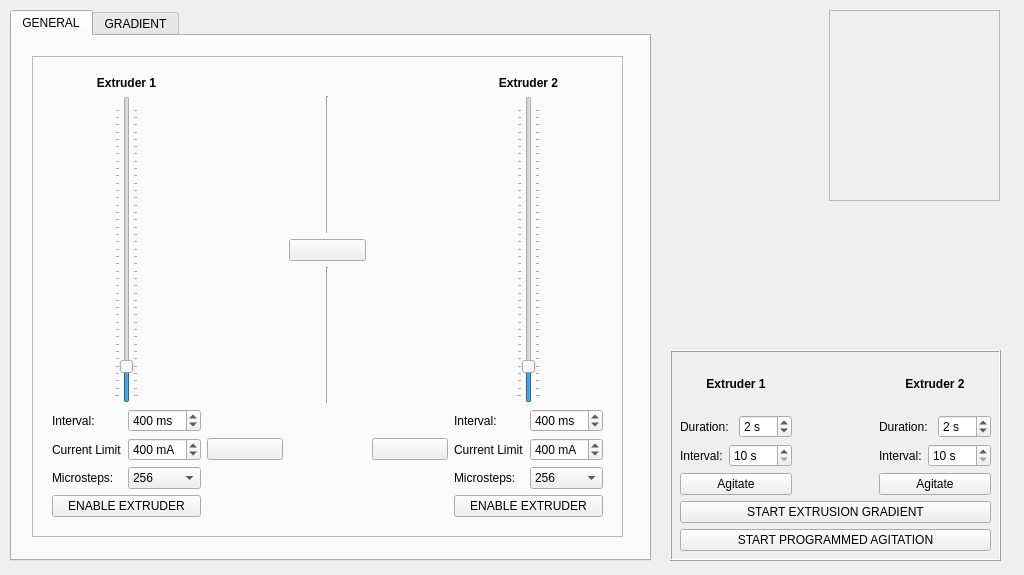
<?xml version="1.0" encoding="UTF-8"?>
<ui version="4.0">
 <class>MainWindow</class>
 <widget class="QMainWindow" name="MainWindow">
  <property name="enabled">
   <bool>true</bool>
  </property>
  <property name="geometry">
   <rect>
    <x>0</x>
    <y>0</y>
    <width>1024</width>
    <height>575</height>
   </rect>
  </property>
  <property name="windowTitle">
   <string>PME Gemini</string>
  </property>
  <property name="windowIcon">
   <iconset>
    <normaloff>../_images/logo_alt.ico</normaloff>../_images/logo_alt.ico</iconset>
  </property>
  <property name="documentMode">
   <bool>false</bool>
  </property>
  <widget class="QWidget" name="centralwidget">
   <widget class="QLabel" name="Image_Frame">
    <property name="geometry">
     <rect>
      <x>829</x>
      <y>10</y>
      <width>171</width>
      <height>191</height>
     </rect>
    </property>
    <property name="toolTip">
     <string/>
    </property>
    <property name="frameShape">
     <enum>QFrame::StyledPanel</enum>
    </property>
    <property name="frameShadow">
     <enum>QFrame::Sunken</enum>
    </property>
    <property name="lineWidth">
     <number>3</number>
    </property>
    <property name="text">
     <string/>
    </property>
    <property name="pixmap">
     <pixmap>../_images/Background.png</pixmap>
    </property>
    <property name="scaledContents">
     <bool>true</bool>
    </property>
   </widget>
   <widget class="QTabWidget" name="tabWidget">
    <property name="enabled">
     <bool>true</bool>
    </property>
    <property name="geometry">
     <rect>
      <x>10</x>
      <y>10</y>
      <width>641</width>
      <height>551</height>
     </rect>
    </property>
    <property name="currentIndex">
     <number>0</number>
    </property>
    <widget class="QWidget" name="Frame_tab">
     <attribute name="title">
      <string>GENERAL</string>
     </attribute>
     <widget class="QFrame" name="frame">
      <property name="geometry">
       <rect>
        <x>20</x>
        <y>20</y>
        <width>591</width>
        <height>481</height>
       </rect>
      </property>
      <property name="frameShape">
       <enum>QFrame::StyledPanel</enum>
      </property>
      <property name="frameShadow">
       <enum>QFrame::Raised</enum>
      </property>
      <widget class="QWidget" name="gridLayoutWidget">
       <property name="geometry">
        <rect>
         <x>20</x>
         <y>20</y>
         <width>551</width>
         <height>441</height>
        </rect>
       </property>
       <layout class="QGridLayout" name="gridLayout_3">
        <item row="0" column="4">
         <widget class="QLabel" name="ex2_label">
          <property name="text">
           <string>&lt;html&gt;&lt;head/&gt;&lt;body&gt;&lt;p align=&quot;center&quot;&gt;&lt;span style=&quot; font-weight:700;&quot;&gt;Extruder 2&lt;/span&gt;&lt;/p&gt;&lt;/body&gt;&lt;/html&gt;</string>
          </property>
         </widget>
        </item>
        <item row="1" column="4" alignment="Qt::AlignHCenter">
         <widget class="QSlider" name="ex2_verticalSlider">
          <property name="minimum">
           <number>10</number>
          </property>
          <property name="maximum">
           <number>4000</number>
          </property>
          <property name="singleStep">
           <number>1</number>
          </property>
          <property name="pageStep">
           <number>2</number>
          </property>
          <property name="value">
           <number>400</number>
          </property>
          <property name="sliderPosition">
           <number>400</number>
          </property>
          <property name="tracking">
           <bool>true</bool>
          </property>
          <property name="orientation">
           <enum>Qt::Vertical</enum>
          </property>
          <property name="tickPosition">
           <enum>QSlider::TicksBothSides</enum>
          </property>
          <property name="tickInterval">
           <number>100</number>
          </property>
         </widget>
        </item>
        <item row="4" column="3">
         <widget class="QPushButton" name="ex2Reverse_pushButton">
          <property name="toolTip">
           <string>Reverse rotation direction</string>
          </property>
          <property name="text">
           <string/>
          </property>
          <property name="icon">
           <iconset>
            <normaloff>../_images/Forward.png</normaloff>../_images/Forward.png</iconset>
          </property>
          <property name="iconSize">
           <size>
            <width>20</width>
            <height>20</height>
           </size>
          </property>
         </widget>
        </item>
        <item row="4" column="4">
         <layout class="QGridLayout" name="gridLayout_4">
          <item row="2" column="0">
           <widget class="QLabel" name="label_4">
            <property name="text">
             <string>Microsteps:</string>
            </property>
           </widget>
          </item>
          <item row="0" column="1">
           <widget class="QSpinBox" name="ex2General_spinBox">
            <property name="alignment">
             <set>Qt::AlignLeading|Qt::AlignLeft|Qt::AlignVCenter</set>
            </property>
            <property name="suffix">
             <string> ms</string>
            </property>
            <property name="minimum">
             <number>10</number>
            </property>
            <property name="maximum">
             <number>4000</number>
            </property>
            <property name="value">
             <number>400</number>
            </property>
           </widget>
          </item>
          <item row="0" column="0">
           <widget class="QLabel" name="label_3">
            <property name="text">
             <string>Interval:</string>
            </property>
           </widget>
          </item>
          <item row="2" column="1">
           <widget class="QComboBox" name="ex2General_comboBox">
            <property name="currentIndex">
             <number>7</number>
            </property>
            <property name="sizeAdjustPolicy">
             <enum>QComboBox::AdjustToContentsOnFirstShow</enum>
            </property>
            <item>
             <property name="text">
              <string>2</string>
             </property>
            </item>
            <item>
             <property name="text">
              <string>4</string>
             </property>
            </item>
            <item>
             <property name="text">
              <string>8</string>
             </property>
            </item>
            <item>
             <property name="text">
              <string>16</string>
             </property>
            </item>
            <item>
             <property name="text">
              <string>32</string>
             </property>
            </item>
            <item>
             <property name="text">
              <string>64</string>
             </property>
            </item>
            <item>
             <property name="text">
              <string>128</string>
             </property>
            </item>
            <item>
             <property name="text">
              <string>256</string>
             </property>
            </item>
           </widget>
          </item>
          <item row="1" column="0">
           <widget class="QLabel" name="label_23">
            <property name="text">
             <string>Current Limit</string>
            </property>
           </widget>
          </item>
          <item row="1" column="1">
           <widget class="QSpinBox" name="ex2Current_spinBox">
            <property name="suffix">
             <string> mA</string>
            </property>
            <property name="minimum">
             <number>100</number>
            </property>
            <property name="maximum">
             <number>800</number>
            </property>
            <property name="singleStep">
             <number>50</number>
            </property>
            <property name="value">
             <number>400</number>
            </property>
           </widget>
          </item>
         </layout>
        </item>
        <item row="5" column="0">
         <widget class="QPushButton" name="ex1Enable_pushButton">
          <property name="toolTip">
           <string>Enable or disable motor driver</string>
          </property>
          <property name="text">
           <string>ENABLE EXTRUDER</string>
          </property>
         </widget>
        </item>
        <item row="5" column="4">
         <widget class="QPushButton" name="ex2Enable_pushButton">
          <property name="toolTip">
           <string>Enable or disable motor driver</string>
          </property>
          <property name="text">
           <string>ENABLE EXTRUDER</string>
          </property>
         </widget>
        </item>
        <item row="4" column="0">
         <layout class="QGridLayout" name="gridLayout_2">
          <item row="0" column="0">
           <widget class="QLabel" name="label">
            <property name="text">
             <string>Interval:</string>
            </property>
           </widget>
          </item>
          <item row="0" column="1">
           <widget class="QSpinBox" name="ex1General_spinBox">
            <property name="alignment">
             <set>Qt::AlignLeading|Qt::AlignLeft|Qt::AlignVCenter</set>
            </property>
            <property name="suffix">
             <string> ms</string>
            </property>
            <property name="minimum">
             <number>10</number>
            </property>
            <property name="maximum">
             <number>4000</number>
            </property>
            <property name="value">
             <number>400</number>
            </property>
           </widget>
          </item>
          <item row="2" column="0">
           <widget class="QLabel" name="label_2">
            <property name="text">
             <string>Microsteps:</string>
            </property>
           </widget>
          </item>
          <item row="2" column="1">
           <widget class="QComboBox" name="ex1General_comboBox">
            <property name="currentIndex">
             <number>7</number>
            </property>
            <item>
             <property name="text">
              <string>2</string>
             </property>
            </item>
            <item>
             <property name="text">
              <string>4</string>
             </property>
            </item>
            <item>
             <property name="text">
              <string>8</string>
             </property>
            </item>
            <item>
             <property name="text">
              <string>16</string>
             </property>
            </item>
            <item>
             <property name="text">
              <string>32</string>
             </property>
            </item>
            <item>
             <property name="text">
              <string>64</string>
             </property>
            </item>
            <item>
             <property name="text">
              <string>128</string>
             </property>
            </item>
            <item>
             <property name="text">
              <string>256</string>
             </property>
            </item>
           </widget>
          </item>
          <item row="1" column="0">
           <widget class="QLabel" name="label_22">
            <property name="text">
             <string>Current Limit</string>
            </property>
           </widget>
          </item>
          <item row="1" column="1">
           <widget class="QSpinBox" name="ex1Current_spinBox">
            <property name="suffix">
             <string> mA</string>
            </property>
            <property name="minimum">
             <number>100</number>
            </property>
            <property name="maximum">
             <number>800</number>
            </property>
            <property name="singleStep">
             <number>50</number>
            </property>
            <property name="value">
             <number>400</number>
            </property>
           </widget>
          </item>
         </layout>
        </item>
        <item row="0" column="0">
         <widget class="QLabel" name="ex1_label">
          <property name="text">
           <string>&lt;html&gt;&lt;head/&gt;&lt;body&gt;&lt;p align=&quot;center&quot;&gt;&lt;span style=&quot; font-weight:700;&quot;&gt;Extruder 1&lt;/span&gt;&lt;/p&gt;&lt;/body&gt;&lt;/html&gt;</string>
          </property>
         </widget>
        </item>
        <item row="1" column="0" alignment="Qt::AlignHCenter">
         <widget class="QSlider" name="ex1_verticalSlider">
          <property name="minimum">
           <number>10</number>
          </property>
          <property name="maximum">
           <number>4000</number>
          </property>
          <property name="singleStep">
           <number>1</number>
          </property>
          <property name="pageStep">
           <number>2</number>
          </property>
          <property name="value">
           <number>400</number>
          </property>
          <property name="sliderPosition">
           <number>400</number>
          </property>
          <property name="tracking">
           <bool>true</bool>
          </property>
          <property name="orientation">
           <enum>Qt::Vertical</enum>
          </property>
          <property name="tickPosition">
           <enum>QSlider::TicksBothSides</enum>
          </property>
          <property name="tickInterval">
           <number>100</number>
          </property>
         </widget>
        </item>
        <item row="4" column="1">
         <widget class="QPushButton" name="ex1Reverse_pushButton">
          <property name="toolTip">
           <string>Reverse rotation direction</string>
          </property>
          <property name="text">
           <string/>
          </property>
          <property name="icon">
           <iconset>
            <normaloff>../_images/Forward.png</normaloff>../_images/Forward.png</iconset>
          </property>
          <property name="iconSize">
           <size>
            <width>20</width>
            <height>20</height>
           </size>
          </property>
         </widget>
        </item>
        <item row="1" column="2">
         <layout class="QVBoxLayout" name="verticalLayout_2">
          <item alignment="Qt::AlignHCenter">
           <widget class="Line" name="line_2">
            <property name="orientation">
             <enum>Qt::Vertical</enum>
            </property>
           </widget>
          </item>
          <item>
           <widget class="QPushButton" name="link_pushButton">
            <property name="toolTip">
             <string>Sync or desync motor controls</string>
            </property>
            <property name="text">
             <string/>
            </property>
            <property name="icon">
             <iconset>
              <normaloff>../_images/Link.png</normaloff>../_images/Link.png</iconset>
            </property>
            <property name="iconSize">
             <size>
              <width>30</width>
              <height>30</height>
             </size>
            </property>
            <property name="checkable">
             <bool>false</bool>
            </property>
           </widget>
          </item>
          <item alignment="Qt::AlignHCenter">
           <widget class="Line" name="line">
            <property name="orientation">
             <enum>Qt::Vertical</enum>
            </property>
           </widget>
          </item>
         </layout>
        </item>
       </layout>
      </widget>
     </widget>
    </widget>
    <widget class="QWidget" name="Imaging_tab">
     <attribute name="title">
      <string>GRADIENT</string>
     </attribute>
     <widget class="QFrame" name="frame_3">
      <property name="geometry">
       <rect>
        <x>20</x>
        <y>20</y>
        <width>591</width>
        <height>481</height>
       </rect>
      </property>
      <property name="frameShape">
       <enum>QFrame::StyledPanel</enum>
      </property>
      <property name="frameShadow">
       <enum>QFrame::Raised</enum>
      </property>
      <widget class="QWidget" name="gridLayoutWidget_4">
       <property name="geometry">
        <rect>
         <x>20</x>
         <y>230</y>
         <width>551</width>
         <height>231</height>
        </rect>
       </property>
       <layout class="QGridLayout" name="gridLayout_5">
        <item row="1" column="0">
         <layout class="QGridLayout" name="gridLayout_6">
          <item row="3" column="1">
           <widget class="QSpinBox" name="ex1Duration_spinBox">
            <property name="suffix">
             <string> min</string>
            </property>
            <property name="minimum">
             <number>10</number>
            </property>
            <property name="maximum">
             <number>10000</number>
            </property>
            <property name="singleStep">
             <number>1</number>
            </property>
           </widget>
          </item>
          <item row="1" column="1">
           <widget class="QSpinBox" name="ex1Initial_spinBox">
            <property name="suffix">
             <string> ms</string>
            </property>
            <property name="minimum">
             <number>10</number>
            </property>
            <property name="maximum">
             <number>4000</number>
            </property>
            <property name="value">
             <number>200</number>
            </property>
           </widget>
          </item>
          <item row="2" column="1">
           <widget class="QSpinBox" name="ex1Final_spinBox">
            <property name="suffix">
             <string> ms</string>
            </property>
            <property name="minimum">
             <number>10</number>
            </property>
            <property name="maximum">
             <number>4000</number>
            </property>
            <property name="value">
             <number>400</number>
            </property>
           </widget>
          </item>
          <item row="0" column="1">
           <widget class="QLCDNumber" name="ex1_lcdNumber">
            <property name="enabled">
             <bool>true</bool>
            </property>
            <property name="segmentStyle">
             <enum>QLCDNumber::Filled</enum>
            </property>
            <property name="value" stdset="0">
             <double>200.000000000000000</double>
            </property>
            <property name="intValue" stdset="0">
             <number>200</number>
            </property>
           </widget>
          </item>
          <item row="0" column="0">
           <widget class="QLabel" name="label_14">
            <property name="text">
             <string>Current Interval</string>
            </property>
           </widget>
          </item>
          <item row="2" column="0">
           <widget class="QLabel" name="label_8">
            <property name="text">
             <string>Final Interval</string>
            </property>
           </widget>
          </item>
          <item row="3" column="0">
           <widget class="QLabel" name="label_9">
            <property name="text">
             <string>Print Duration</string>
            </property>
           </widget>
          </item>
          <item row="1" column="0">
           <widget class="QLabel" name="label_7">
            <property name="text">
             <string>Initial Interval</string>
            </property>
           </widget>
          </item>
         </layout>
        </item>
        <item row="1" column="1" alignment="Qt::AlignHCenter">
         <widget class="Line" name="line_3">
          <property name="orientation">
           <enum>Qt::Vertical</enum>
          </property>
         </widget>
        </item>
        <item row="1" column="2">
         <layout class="QGridLayout" name="gridLayout_7">
          <item row="1" column="0">
           <widget class="QLabel" name="label_11">
            <property name="text">
             <string>Initial Interval</string>
            </property>
           </widget>
          </item>
          <item row="2" column="0">
           <widget class="QLabel" name="label_12">
            <property name="text">
             <string>Final Interval</string>
            </property>
           </widget>
          </item>
          <item row="1" column="1">
           <widget class="QSpinBox" name="ex2Initial_spinBox">
            <property name="suffix">
             <string> ms</string>
            </property>
            <property name="minimum">
             <number>10</number>
            </property>
            <property name="maximum">
             <number>4000</number>
            </property>
            <property name="value">
             <number>400</number>
            </property>
           </widget>
          </item>
          <item row="2" column="1">
           <widget class="QSpinBox" name="ex2Final_spinBox">
            <property name="suffix">
             <string> ms</string>
            </property>
            <property name="minimum">
             <number>10</number>
            </property>
            <property name="maximum">
             <number>4000</number>
            </property>
            <property name="value">
             <number>200</number>
            </property>
           </widget>
          </item>
          <item row="3" column="1">
           <widget class="QSpinBox" name="ex2Duration_spinBox">
            <property name="suffix">
             <string> min</string>
            </property>
            <property name="minimum">
             <number>10</number>
            </property>
            <property name="maximum">
             <number>10000</number>
            </property>
           </widget>
          </item>
          <item row="3" column="0">
           <widget class="QLabel" name="label_13">
            <property name="text">
             <string>Print Duration</string>
            </property>
           </widget>
          </item>
          <item row="0" column="1">
           <widget class="QLCDNumber" name="ex2_lcdNumber">
            <property name="enabled">
             <bool>true</bool>
            </property>
            <property name="value" stdset="0">
             <double>400.000000000000000</double>
            </property>
            <property name="intValue" stdset="0">
             <number>400</number>
            </property>
           </widget>
          </item>
          <item row="0" column="0">
           <widget class="QLabel" name="label_10">
            <property name="text">
             <string>Current Interval</string>
            </property>
           </widget>
          </item>
         </layout>
        </item>
        <item row="0" column="1">
         <spacer name="horizontalSpacer">
          <property name="orientation">
           <enum>Qt::Horizontal</enum>
          </property>
          <property name="sizeHint" stdset="0">
           <size>
            <width>40</width>
            <height>20</height>
           </size>
          </property>
         </spacer>
        </item>
        <item row="0" column="2">
         <widget class="QLabel" name="label_6">
          <property name="text">
           <string>&lt;html&gt;&lt;head/&gt;&lt;body&gt;&lt;p align=&quot;center&quot;&gt;&lt;span style=&quot; font-weight:700;&quot;&gt;Extruder 2&lt;/span&gt;&lt;/p&gt;&lt;/body&gt;&lt;/html&gt;</string>
          </property>
         </widget>
        </item>
        <item row="0" column="0">
         <widget class="QLabel" name="label_5">
          <property name="text">
           <string>&lt;html&gt;&lt;head/&gt;&lt;body&gt;&lt;p align=&quot;center&quot;&gt;&lt;span style=&quot; font-weight:700;&quot;&gt;Extruder 1&lt;/span&gt;&lt;/p&gt;&lt;/body&gt;&lt;/html&gt;</string>
          </property>
         </widget>
        </item>
       </layout>
      </widget>
      <widget class="QLabel" name="label_21">
       <property name="geometry">
        <rect>
         <x>140</x>
         <y>10</y>
         <width>320</width>
         <height>240</height>
        </rect>
       </property>
       <property name="text">
        <string/>
       </property>
       <property name="pixmap">
        <pixmap>../_images/Feedscrew_Receptacle.png</pixmap>
       </property>
       <property name="scaledContents">
        <bool>true</bool>
       </property>
      </widget>
     </widget>
    </widget>
   </widget>
   <widget class="QFrame" name="frame_2">
    <property name="geometry">
     <rect>
      <x>670</x>
      <y>350</y>
      <width>331</width>
      <height>211</height>
     </rect>
    </property>
    <property name="frameShape">
     <enum>QFrame::Box</enum>
    </property>
    <property name="frameShadow">
     <enum>QFrame::Raised</enum>
    </property>
    <widget class="QWidget" name="verticalLayoutWidget_3">
     <property name="geometry">
      <rect>
       <x>10</x>
       <y>10</y>
       <width>311</width>
       <height>191</height>
      </rect>
     </property>
     <layout class="QVBoxLayout" name="verticalLayout_3">
      <item>
       <layout class="QGridLayout" name="gridLayout_8">
        <item row="0" column="1">
         <spacer name="horizontalSpacer_2">
          <property name="orientation">
           <enum>Qt::Horizontal</enum>
          </property>
          <property name="sizeHint" stdset="0">
           <size>
            <width>40</width>
            <height>20</height>
           </size>
          </property>
         </spacer>
        </item>
        <item row="1" column="3">
         <layout class="QVBoxLayout" name="verticalLayout_5">
          <item>
           <layout class="QHBoxLayout" name="horizontalLayout_3">
            <item>
             <widget class="QLabel" name="label_18">
              <property name="text">
               <string>Duration:</string>
              </property>
             </widget>
            </item>
            <item>
             <widget class="QSpinBox" name="ex2AgitateDuration_spinBox">
              <property name="suffix">
               <string> s</string>
              </property>
              <property name="minimum">
               <number>1</number>
              </property>
              <property name="maximum">
               <number>10</number>
              </property>
              <property name="singleStep">
               <number>1</number>
              </property>
              <property name="value">
               <number>2</number>
              </property>
             </widget>
            </item>
           </layout>
          </item>
          <item>
           <layout class="QHBoxLayout" name="horizontalLayout_5">
            <item>
             <widget class="QLabel" name="label_20">
              <property name="text">
               <string>Interval:</string>
              </property>
             </widget>
            </item>
            <item>
             <widget class="QSpinBox" name="ex2AgitateInterval_spinBox">
              <property name="suffix">
               <string> s</string>
              </property>
              <property name="minimum">
               <number>10</number>
              </property>
              <property name="maximum">
               <number>1000</number>
              </property>
             </widget>
            </item>
           </layout>
          </item>
          <item>
           <widget class="QPushButton" name="ex2Agitate_pushButton">
            <property name="text">
             <string>Agitate</string>
            </property>
           </widget>
          </item>
         </layout>
        </item>
        <item row="0" column="0">
         <widget class="QLabel" name="label_15">
          <property name="text">
           <string>&lt;html&gt;&lt;head/&gt;&lt;body&gt;&lt;p align=&quot;center&quot;&gt;&lt;span style=&quot; font-weight:700;&quot;&gt;Extruder 1&lt;/span&gt;&lt;/p&gt;&lt;/body&gt;&lt;/html&gt;</string>
          </property>
         </widget>
        </item>
        <item row="1" column="0">
         <layout class="QVBoxLayout" name="verticalLayout_4">
          <item>
           <layout class="QHBoxLayout" name="horizontalLayout_2">
            <item>
             <widget class="QLabel" name="label_17">
              <property name="text">
               <string>Duration:</string>
              </property>
             </widget>
            </item>
            <item>
             <widget class="QSpinBox" name="ex1AgitateDuration_spinBox">
              <property name="suffix">
               <string> s</string>
              </property>
              <property name="minimum">
               <number>1</number>
              </property>
              <property name="maximum">
               <number>10</number>
              </property>
              <property name="value">
               <number>2</number>
              </property>
             </widget>
            </item>
           </layout>
          </item>
          <item>
           <layout class="QHBoxLayout" name="horizontalLayout_4">
            <item>
             <widget class="QLabel" name="label_19">
              <property name="text">
               <string>Interval:</string>
              </property>
             </widget>
            </item>
            <item>
             <widget class="QSpinBox" name="ex1AgitateInterval_spinBox">
              <property name="suffix">
               <string> s</string>
              </property>
              <property name="minimum">
               <number>10</number>
              </property>
              <property name="maximum">
               <number>1000</number>
              </property>
             </widget>
            </item>
           </layout>
          </item>
          <item>
           <widget class="QPushButton" name="ex1Agitate_pushButton">
            <property name="text">
             <string>Agitate</string>
            </property>
           </widget>
          </item>
         </layout>
        </item>
        <item row="0" column="3">
         <widget class="QLabel" name="label_16">
          <property name="text">
           <string>&lt;html&gt;&lt;head/&gt;&lt;body&gt;&lt;p align=&quot;center&quot;&gt;&lt;span style=&quot; font-weight:700;&quot;&gt;Extruder 2&lt;/span&gt;&lt;/p&gt;&lt;/body&gt;&lt;/html&gt;</string>
          </property>
         </widget>
        </item>
       </layout>
      </item>
      <item>
       <widget class="QPushButton" name="startGradient_pushButton">
        <property name="enabled">
         <bool>true</bool>
        </property>
        <property name="toolTip">
         <string/>
        </property>
        <property name="text">
         <string>START EXTRUSION GRADIENT</string>
        </property>
       </widget>
      </item>
      <item>
       <widget class="QPushButton" name="startAgitation_pushButton">
        <property name="text">
         <string>START PROGRAMMED AGITATION</string>
        </property>
       </widget>
      </item>
     </layout>
    </widget>
   </widget>
   <widget class="PlotWidget" name="graphWidget" native="true">
    <property name="geometry">
     <rect>
      <x>670</x>
      <y>10</y>
      <width>331</width>
      <height>331</height>
     </rect>
    </property>
   </widget>
  </widget>
  <action name="actionOpen_Directory">
   <property name="enabled">
    <bool>false</bool>
   </property>
   <property name="text">
    <string>Open Directory</string>
   </property>
  </action>
  <action name="actionExit">
   <property name="text">
    <string>Exit</string>
   </property>
  </action>
  <action name="actionCreate_Timelapse">
   <property name="text">
    <string>Create Timelapse</string>
   </property>
  </action>
 </widget>
 <customwidgets>
  <customwidget>
   <class>PlotWidget</class>
   <extends>QWidget</extends>
   <header>pyqtgraph</header>
   <container>1</container>
  </customwidget>
 </customwidgets>
 <resources/>
 <connections/>
</ui>
